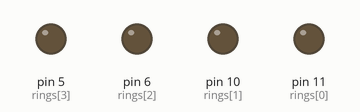
Simulated run of this sketch. Board: Arduino Uno, built with avr-gcc and run on an emulated ATmega328P. On the bench: output pins drawn as LEDs (lit = HIGH). What the sketch prints to the serial monitor is not drawn.

Above: at 0.15 s.
Timing chart, 0 to 1.6 s (numbered marks = the images above):
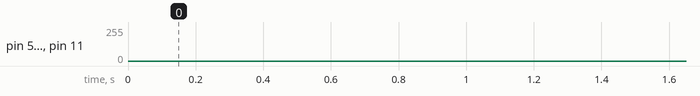

The sketch:

keepwinging.ino
```cpp
#include <SoftwareSerial.h>

int ring_totals = 4;
int rings[4] = {11, 10, 6, 5};
int ring_value[4] = {0, 0, 0, 255};
int ring_direction[4] = {1, 1, 1, 1};

SoftwareSerial RFID(3, 13);

int kticks = 0;
int ticks = 0;

/**
 * Who owns the current effect
 * 0 = Nobody
 * 1 = Ping failure
 * 2 = Card send in progress
 * 3 = Card send failue
 * 4 = Card sent
 */
int effect_owner = 0;

/**
 * Contains the ping status.
 * 0 == Waiting for pong. If 10 kticks pass without pong, panic.
 * 1 == Pong received but not acknowleged.
 * 2 == Pong received, pong acknowleged.
 */
int host_ponged = 1;

/**
 * Record the number of ticks since the card was sent to the host
 */
int card_send_ticks = 0;

/**
 * If the machine is in a panic state regarding the card receipt.
 */
int card_send_panic = 0;

/**
 * Contains the status of if a card has been received.
 * 0 == No card has been received.
 * 1 == Card received and waiting to be sent to host.
 */
int card_recvd = 0;

/**
 * If the host received the last card.
 * 0 == No.
 * 1 == Yes.
 */
int host_recvd = 0;

/**
 * Ticks since card sent
 */
int card_sent_ticks = 0;

void (*effect_tick)(void);

void setup()
{
  RFID.begin(9600);
  Serial.begin(9600);


  pinMode(13, INPUT); // For test button

  for (int i = 0; i < ring_totals; i++) {
    pinMode(rings[i], OUTPUT);
  }

  notify_initialized();


}

void loop()
{
  srl_check(Serial);
  host_ping();

  // If the host received the last card, reset to normal state.
  if (host_recvd == 1) {
    host_recvd = 0;
    card_recvd = 0;
    card_send_ticks = 0;
    card_send_panic = 0;
    notify_card_sent();
  } else if (card_recvd == 1 && card_send_panic == 0) {
    card_send_ticks++;
  } else {
    rfid_read();
  }

  if (card_sent_ticks >= 0) {
    card_sent_ticks++;
  }

  if (card_sent_ticks >= 0 && card_sent_ticks > 1000) {
    card_sent_ticks = -1;
    effect_owner = 0;
    effect_pulse_prep_in();
  }

  if (card_send_ticks > 1000 && card_send_panic == 0) {
    card_send_panic = 1;
    notify_card_send_failure();
  }

  if (effect_tick) {
    effect_tick();
  }

  tick_update();
  delay(1);
}

void srl_check(Stream &srl)
{
  char data[20];
  byte index = 0;

  for (int i = 0; i < 20; i++) {
    data[i] = 0;
  }

  // ensure the entire message is available before reading
  if (srl.available() < 7) {
    return;
  }

  for (int i = 0; i < 20 && srl.available() > 0; i++) {
    data[i] = srl.read();
  }

  if (0 == strcmp(data,        "PINGED\n")) {
    Serial.println("DBG: Pong received.");
    host_ponged = 1;
  } else if (0 == strcmp(data, "CRECVD\n")) {
    Serial.println("DBG: Card reciept.");
    host_recvd = 1;
  }
}


void tick_update()
{
  ticks++;

  if (ticks == 1000) {
    kticks++;
    ticks = 0;
  }

  if (kticks == 20) {
    kticks = 0;
  }
}


void host_ping()
{
  if (host_ponged == 1) {
    host_ponged = 2;
    notify_ping_success();
  }

  // Execute on the first and every 10k ticks
  if (ticks == 0 && (kticks % 2 == 0)) {
    if (host_ponged == 0) {
      notify_ping_failure();
    }

    host_ponged = 0;
    Serial.println("PING: You there?");
  }
}

void notify_initialized()
{
  Serial.println("WINGIT: 2013");
  effect_pulse_prep_out();
  effect_owner = 0;
}

void notify_ping_success()
{
  if (effect_owner == 1 || effect_owner == 0) {
    Serial.print("NOTIFY: Ping success: ");
    Serial.println(effect_owner);
    effect_owner = 0;
    effect_pulse_prep_in();
  }
}

void notify_ping_failure()
{
  effect_owner = 1;
  effect_blink_prep_cross();

  Serial.println("NOTIFY: Ping failure. Forced.");
}

void notify_card_send_failure()
{
  if (effect_owner == 0 || effect_owner == 2) {
    Serial.print("NOTIFY: Card send failure: ");
    Serial.println(effect_owner);
    effect_owner = 3;
    effect_blink_prep_straight();
  }
}

void notify_card_sending()
{
  if (effect_owner == 0 || effect_owner == 3) {
    Serial.print("NOTIFY: Card sending: ");
    Serial.println(effect_owner);

    effect_owner = 2;
    effect_pulse_prep_straight();
  }
}

void notify_card_sent()
{
  if (effect_owner == 0 || effect_owner == 2 || effect_owner == 3) {
    effect_blink_prep_straight();
    effect_owner = 4;
    card_sent_ticks = 0;
  }
}


void effect_blink_prep_cross()
{
  effect_tick = &effect_blink_tick;
  for (int i = 0; i < ring_totals; i++) {
    ring_value[i] = 0;
    ring_direction[i] = (i % 2 == 0);
  }
}

void effect_blink_prep_straight()
{
    effect_tick = &effect_blink_tick;

    for (int i = 0; i < ring_totals; i++) {
    ring_value[i] = 0;
    ring_direction[i] = 0;
  }
}

void effect_blink_tick()
{
  if (ticks % 100 == 0) {
    int cur_dir;

    for (int i = 0; i < ring_totals; i++) {
      cur_dir = ring_direction[i];

      ring_value[i] = cur_dir * 255;
      ring_direction[i] = (cur_dir == 0);
    }
    writeOutRings();

  }
}


void effect_pulse_prep_in()
{
  effect_pulse_prep(1);
}

void effect_pulse_prep_out()
{
  effect_pulse_prep(-1);
}

void effect_pulse_prep_straight()
{
  effect_tick = &effect_pulse_tick;

  for (int i = 0; i < ring_totals; i++) {
    ring_value[i] = 0;
    ring_direction[i] = 1;
  }
}

void effect_pulse_prep(int dir)
{
  effect_tick = &effect_pulse_tick;

  int steps = 255 / ring_totals;
  for (int i = 0; i < ring_totals; i++) {
    ring_value[i] = steps * i;
    ring_direction[i] = dir;
  }
}

void effect_pulse_tick()
{
  for (int i = 0; i < ring_totals; i++) {
    if (ring_value[i] >= 255) {
      ring_direction[i] = -1;
    } else if (ring_value[i] <= 0) {
      ring_direction[i] = 1;
    }

    ring_value[i] += ring_direction[i];
  }

  writeOutRings();
}

void writeOutRings()
{
  for (int i = 0; i < ring_totals; i++) {
    analogWrite(rings[i], ring_value[i]);
  }
}


void rfid_read() {
    byte i = 0;
    byte val = 0;
    byte code[6];
    byte checksum = 0;
    byte bytesread = 0;
    byte tempbyte = 0;

    if ((val = RFID.read()) == 2) {
        // read 10 digit code + 2 digit checksum
        while (bytesread < 12) {
            if (RFID.available() > 0) {
                val = RFID.read();

                // if header or stop bytes before the 10 digit reading, stop reading.
                if ((val == 0x0D) || (val == 0x0A) || (val == 0x03) || (val == 0x02)) {
                    break;
                }

                // Do Ascii/Hex conversion:
                if ((val >= '0') && (val <= '9')) {
                    val = val - '0';
                } else if ((val >= 'A') && (val <= 'F')) {
                    val = 10 + val - 'A';
                }

                // Every two hex-digits, add byte to code:
                if (bytesread & 1 == 1) {
                    // make some space for this hex-digit by
                    // shifting the previous hex-digit with 4 bits to the left:
                    code[bytesread >> 1] = (val | (tempbyte << 4));

                    // If we're at the checksum byte, calculate the checksum (XOR)
                    if (bytesread >> 1 != 5) {
                        checksum ^= code[bytesread >> 1];
                    }
                } else {
                    // Store the first hex digit first...
                    tempbyte = val;
                }

                // ready to read next digit
                bytesread++;
            }
        }
    }


    if (bytesread == 12) {
        if (code[5] != checksum) {
          return;
        } else {
          Serial.print("CARD:");
           for (int j = 0; j < 5; j++) {
              if (code[j] < 16) Serial.print("0");
              Serial.print(code[j], HEX);
           }
           Serial.println();
        }

        card_recvd = 1;
        notify_card_sending();
        return;
    }

    bytesread = 0;

    return;
}
```
